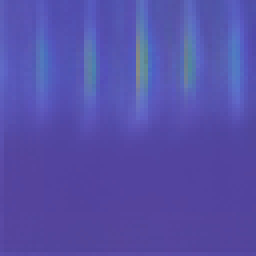
#> input picture Dataset/cnnData/wavelet/NoiseRed/OR/fakeFIG_36.png, 64 x 64 px, given in place of fakeFIG_1.png, which was not available (shown 4 times larger)
$ python deNoise.py
#> lines starting #> are read from the running program, lines starting #| are printed output that depends on the picture; pictures that were not available may be replaced by others from this repository, and a replacement may not be noted
import numpy as np
import cv2
from PIL import Image

for i in range(1,101):
    img = cv2.imread('D:/Atik/pythonScripts/WCNN/Dataset/cnnData/NoiseRed/OR/fakeFIG_{}.png'.format(i))
#> img is the input picture: shape (64, 64, 3); mean B, G, R 169, 79.7, 85.4
    b,g,r = cv2.split(img)           # get b,g,r
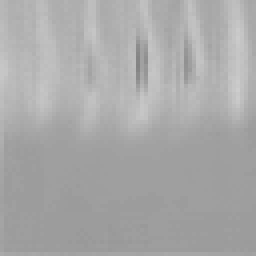
#> b: shape (64, 64) (shown 4 times larger); min 131, max 205, mean 169
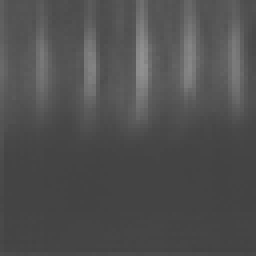
#> g: shape (64, 64) (shown 4 times larger); min 67, max 145, mean 79.7
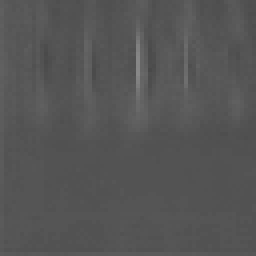
#> r: shape (64, 64) (shown 4 times larger); min 73, max 136, mean 85.4
    rgb_img = cv2.merge([r,g,b])     # switch it to rgb

    # Denoising
    dst = cv2.fastNlMeansDenoisingColored(img,None,10,10,7,21)
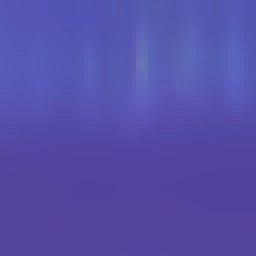
#> dst: shape (64, 64, 3) (shown 4 times larger); mean B, G, R 168.4, 78.5, 85.1

    b,g,r = cv2.split(dst)           # get b,g,r
    rgb_dst = cv2.merge([r,g,b])     # switch it to rgb

    im = Image.fromarray(rgb_dst)

    im.save('D:/Atik/pythonScripts/WCNN/Dataset/cnnData/NoiseRed/OR/fakeFIG_{}.png'.format(i))
#> pass 2 of the loop `for i in range(1,101):`:
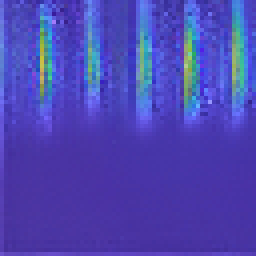
#> input picture Dataset/cnnData/wavelet/NoiseRed/OR/fakeFIG_4.png, 64 x 64 px, given in place of fakeFIG_2.png, which was not available (shown 4 times larger)
#> img is the input picture: shape (64, 64, 3); mean B, G, R 179.7, 70.5, 76.3
#> `b,g,r = cv2.split(dst)`:
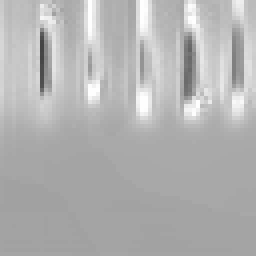
#> b: shape (64, 64) (shown 4 times larger); min 68, max 254, mean 178.8
#> `b,g,r = cv2.split(dst)`:
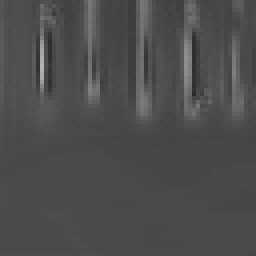
#> r: shape (64, 64) (shown 4 times larger); min 44, max 179, mean 76.7
#> (the run stopped early here; a loop or call above may not have finished)
